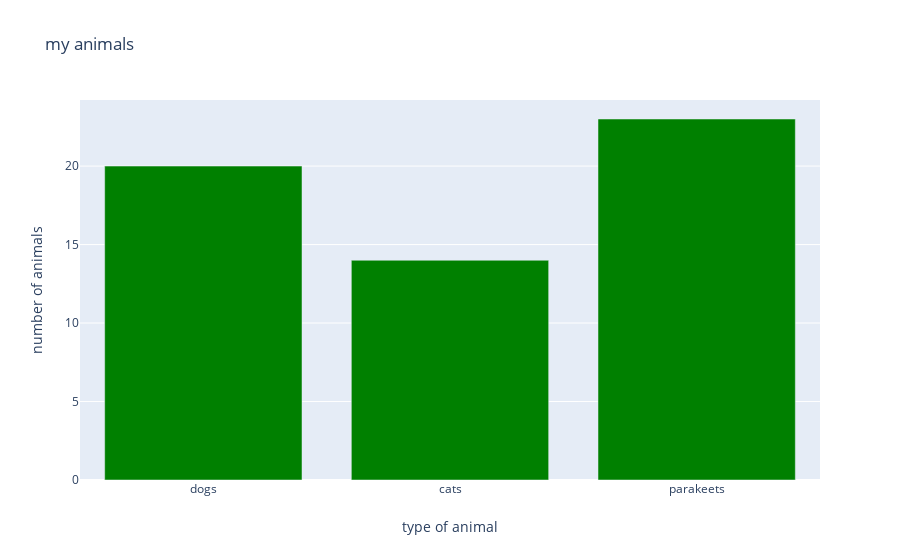

The cell this chart's notebook holds for it:
### Code cell
# bind the data and the layout together using go.Figure class
myfigure=go.Figure(data= [mydata],layout=mylayout)
myfigure.show()

### Figure 1 — Plotly figure (JSON) as saved in the notebook; plotly's stock layout.template omitted (floating-point values rounded to 4 significant figures)
{"data": [{"marker": {"color": "green"}, "type": "bar", "x": ["dogs", "cats", "parakeets"], "y": [20, 14, 23]}], "layout": {"title": {"text": "my animals"}, "xaxis": {"title": {"text": "type of animal"}}, "yaxis": {"title": {"text": "number of animals"}}}}
